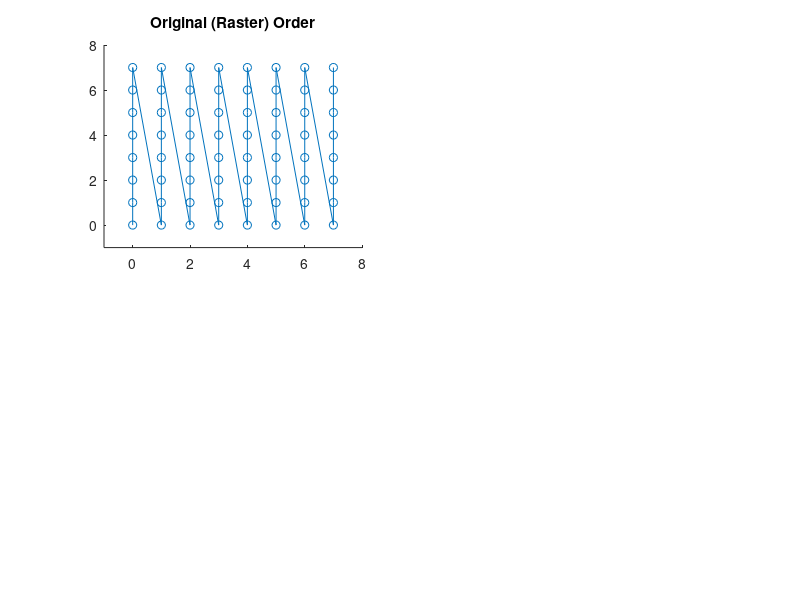

Write the MATLAB code that produced this figure. (Note: this script raises an error after producing the figure.)
clear all;

DIM = 2;
NX = 8;
plotCurves = 1;
testAll = 1;
if DIM == 1
    %[nodeX, nodeY, nodeZ] = meshgrid(linspace(0,1,NX),0,0);
    [nodeX, nodeY, nodeZ] = meshgrid(0:NX-1,0,0);
    [ijkX, ijkY, ijkZ] = meshgrid(0:NX-1,0,0);
elseif DIM == 2
    %[nodeX, nodeY, nodeZ] = meshgrid(linspace(0,1,NX),linspace(0,1,NX),0);
    [nodeX, nodeY, nodeZ] = meshgrid(0:NX-1,0:NX-1,0);
    [ijkX, ijkY, ijkZ] = meshgrid(0:NX-1,0:NX-1,0);
elseif DIM==3
    [nodeX, nodeY, nodeZ] = meshgrid(0:NX-1,0:NX-1,0:NX-1);
    % [nodeX, nodeY, nodeZ] = meshgrid(linspace(0,1,NX),linspace(0,1,NX),linspace(0,1,NX));
    [ijkX, ijkY, ijkZ] = meshgrid(0:NX-1,0:NX-1,0:NX-1);
else
    fprintf('Error, No support for dimensions greater than 3\n');
    return;
end

nodes = [nodeX(:), nodeY(:), nodeZ(:)];
clear nodeX nodeY nodeZ;
ijk_ind = [ijkX(:), ijkY(:), ijkZ(:)];
clear ijkX ijkY ijkZ;

%subplot(2,1,2)
% plot3(s_nodes(:,1), s_nodes(:,2), s_nodes(:,3),'o-');
% xlabel('k');
% ylabel('i');
% zlabel('j');

if plotCurves
    subplot(2,2,1);
    plot3(nodes(:,1), nodes(:,2), nodes(:,3),'o-');
    title('Original (Raster) Order');
    axis([-1 NX -1 NX -1 NX]);
    view(max(2,DIM))
end


%% Z-order
morton_ind = ijk_to_z(ijk_ind, DIM);
%% Alternative: (Each Z is 4 nodes per edge)
% morton_ind = ijk_to_4node_z(ijk_ind, DIM);
[temp morton_compressed_ind] = sort(morton_ind);
s_nodes = nodes(morton_compressed_ind,:);

if plotCurves
    subplot(2,2,2);
    plot3(s_nodes(:,1), s_nodes(:,2), s_nodes(:,3),'o-');
    title('Morton (Z) Order');
    axis([-1 NX -1 NX -1 NX]);
    view(max(2,DIM))
end

if testAll
    
    %% U-order
    morton_ind = ijk_to_u(ijk_ind, DIM);
    [temp morton_compressed_ind] = sort(morton_ind);
    s_nodes = nodes(morton_compressed_ind,:);
    
    if plotCurves
        subplot(2,2,3);
        plot3(s_nodes(:,1), s_nodes(:,2), s_nodes(:,3),'o-');
        title('Gray-Code (U) Order');
        axis([-1 NX -1 NX -1 NX]);
        view(max(2,DIM))
    end
    
    %% X-order
    morton_ind = ijk_to_x(ijk_ind, DIM);
    [temp morton_compressed_ind] = sort(morton_ind);
    s_nodes = nodes(morton_compressed_ind,:);
    
    if plotCurves
        subplot(2,2,4);
        plot3(s_nodes(:,1), s_nodes(:,2), s_nodes(:,3),'o-');
        title('Cross (X) Order');
        axis([-1 NX -1 NX -1 NX]);
        view(max(2,DIM))
    end
    
end
